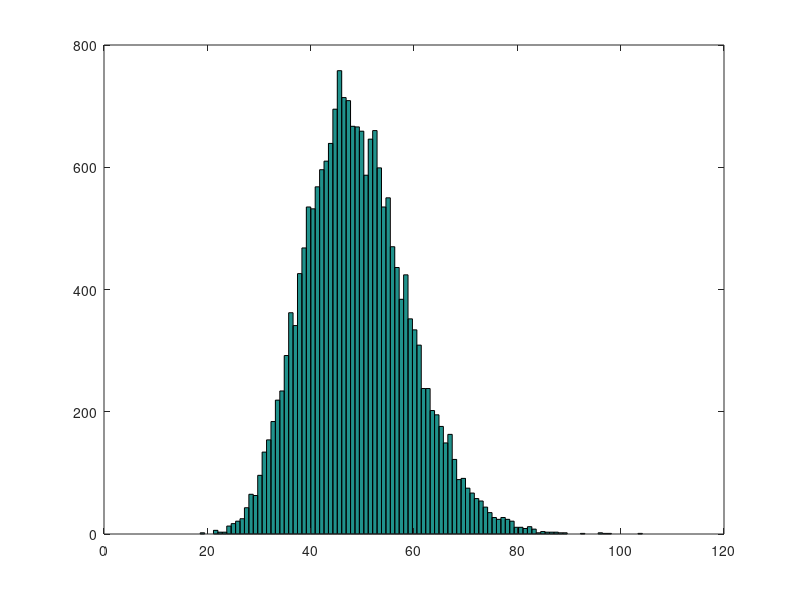

The MATLAB source for this figure:
clc
clear
tekrar=20000
n=50
mu=10 %merkezi parametre 
s=4 %standart sapma
ALFA=0.05
for i=1:tekrar
x=normrnd(mu,s,1,n);

%ort=mean(x);
LR(i)=(n-1)*var(x)/s^2;

end
LR=sort(LR);

kikarek1=chi2inv(ALFA/2,n-1)
kLR1=LR(floor(tekrar*(ALFA/2)))

kikarek2=chi2inv(1-(ALFA/2),n-1)
kLR2=LR(floor(tekrar*(1-(ALFA/2))))

hist(LR,100)